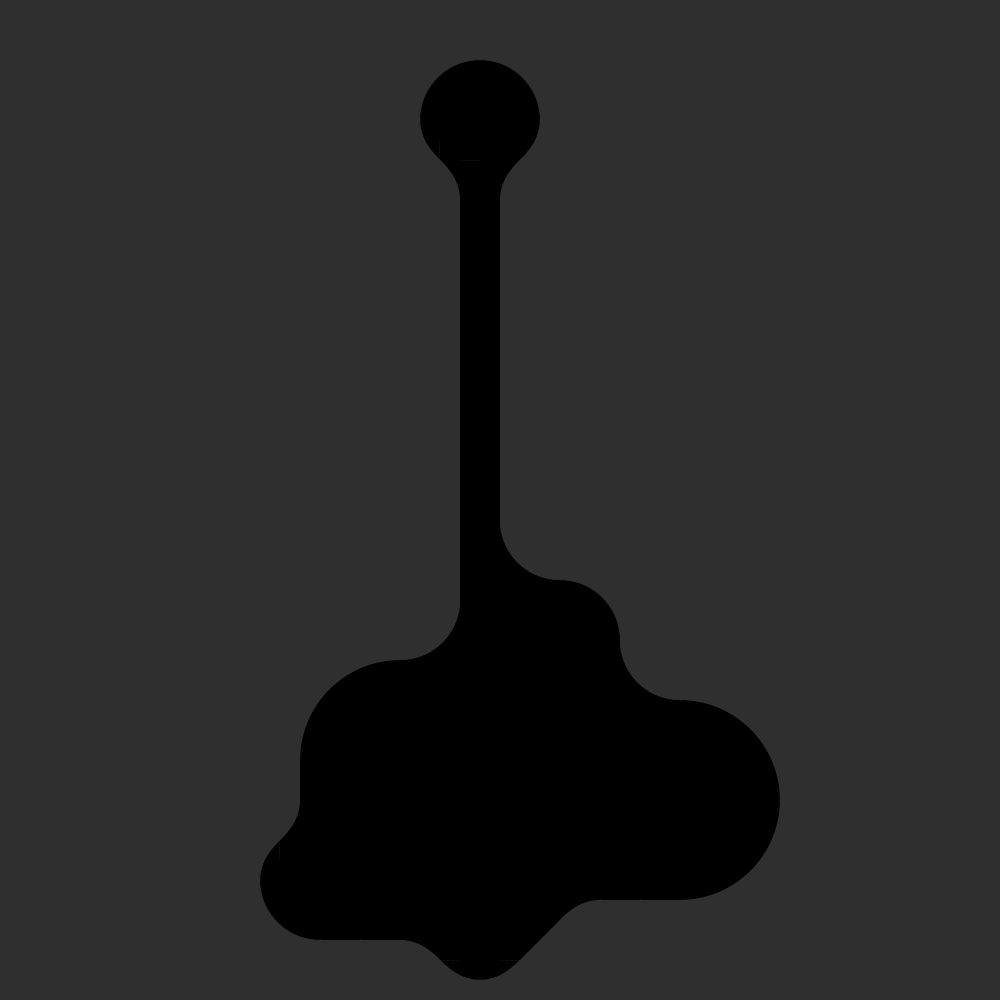

Rendered tile map (Tiled .tmx) drawn with the repository's tilesets; below, a short description and the map source with its tile grids summarised:
An orthogonal 25x25 tile map with 40x40 px tiles, 1 tile layer (layer 1), 1 hidden layer not drawn.

<map version="1.0" orientation="orthogonal" renderorder="right-down" width="25" height="25" tilewidth="40" tileheight="40" nextobjectid="16">
 <tileset firstgid="1" name="tileset_gray-01" tilewidth="40" tileheight="40">
  <image source="../../../Files/Level System/tileset_gray-01.png" width="480" height="480" />
 </tileset>
 <layer name="layer 1" width="25" height="25" opacity="0.43">
  <data>[625 cells, 570 non-empty, 62 distinct tile ids]</data>
 </layer>
 <layer name="layer 2" width="25" height="25" visible="0">
  <data>[625 cells, 459 non-empty, 63 distinct tile ids]</data>
 </layer>
</map>
